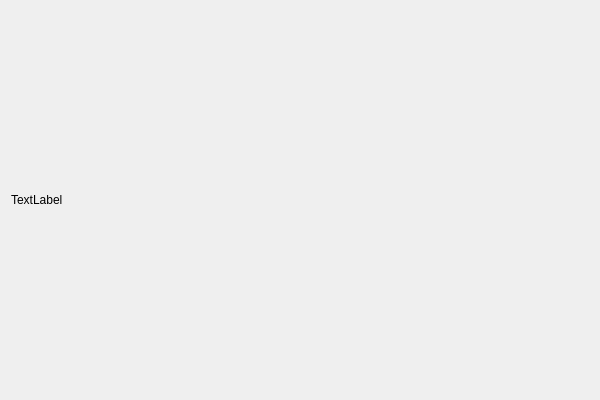
<?xml version="1.0" encoding="UTF-8"?>
<ui version="4.0">
 <class>LoadingWidgetClass</class>
 <widget class="QWidget" name="LoadingWidgetClass">
  <property name="geometry">
   <rect>
    <x>0</x>
    <y>0</y>
    <width>600</width>
    <height>400</height>
   </rect>
  </property>
  <property name="windowTitle">
   <string>LoadingWidget</string>
  </property>
  <layout class="QHBoxLayout" name="horizontalLayout">
   <item>
    <widget class="QLabel" name="loading_lb">
     <property name="text">
      <string>TextLabel</string>
     </property>
    </widget>
   </item>
  </layout>
 </widget>
 <layoutdefault spacing="6" margin="11"/>
 <resources/>
 <connections/>
</ui>
